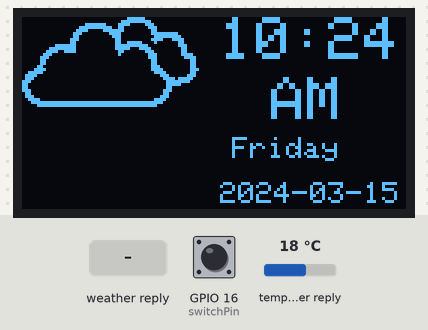
A sketch run on a simulated ESP8266 (NodeMCU). On the bench: 128×64 one-colour display. The test bench sets the inputs (shaded band); at power-on: GPIO 16 (switchPin) LOW, temperature in the weather reply 18 °C. WiFi joins after 1.5 s; servers stay silent unless stated; network time is answered at once with the bench clock; the local clock reads 2024-03-15 10:24:30 at power-on unless the sketch sets it; web services answer with replies made up by the test bench; what the sketch prints to the serial monitor is not drawn.

Above: at 2.7 s.
2.8 s: weather in the web reply set to Clear
At 4.0 s:
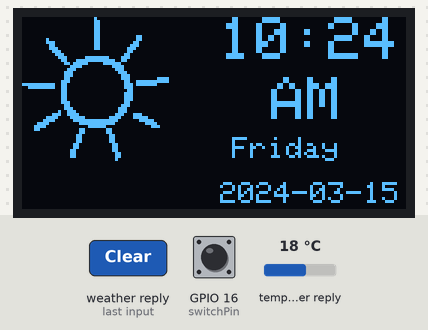
4.5 s: weather in the web reply set to Rain
At 6.6 s:
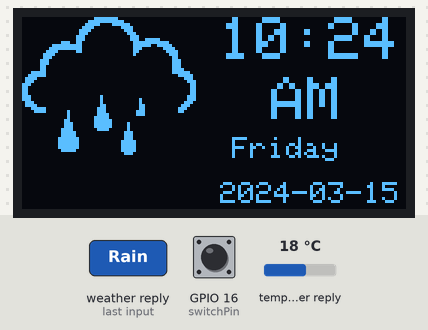
6.9 s: weather in the web reply set to Snow
At 8.3 s:
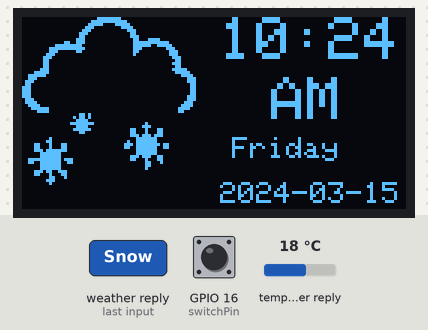
9.4 s: GPIO 16 (switchPin) pulled HIGH for 1 s
At 11.4 s:
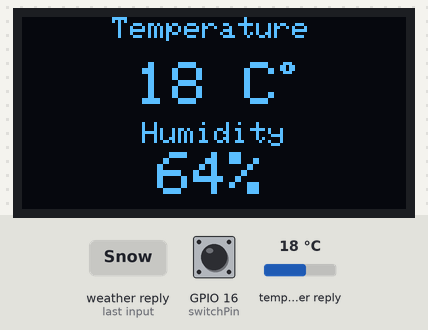
11.9 s: temperature in the weather reply set to -14 °C
At 14.0 s:
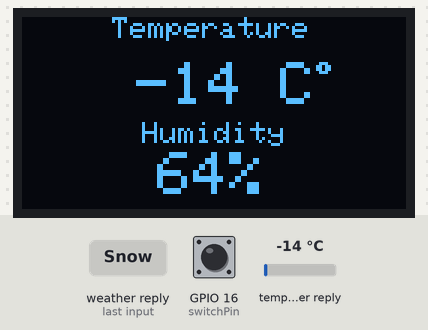
14.3 s: GPIO 16 (switchPin) pulled HIGH for 3.2 s
At 17.1 s:
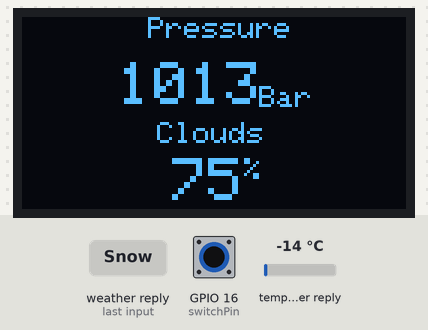
Timing chart, 0 to 18.6 s (numbered marks = the images above; inputs shaded):
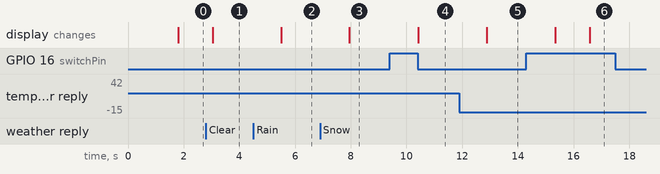

Measured:
- after the input at 2.8 s, the display: changes after 0.24 s (image 1)
- after the input at 4.5 s, the display: changes after 1.0 s (image 2)
- after the input at 6.9 s, the display: changes after 1.1 s (image 3)
- after the input at 9.4 s, the display: changes after 1.0 s (image 4)
- after the input at 11.9 s, the display: changes after 0.98 s (image 5)
- after the input at 14.3 s, the display: first changes after 1.0 s (image 6 shows a later state)

The sketch:

opw5.ino
```cpp
#include "icons.h"
#include <ESP8266WiFi.h>
#include <NTPClient.h>
#include <ESP8266HTTPClient.h>
#include <ArduinoJson.h>
#include <Wire.h>
#include <WiFiUdp.h>
#include <Adafruit_GFX.h>
#include <Adafruit_SSD1306.h>
#define SCREEN_WIDTH 128
#define SCREEN_HEIGHT 64
Adafruit_SSD1306 display(SCREEN_WIDTH, SCREEN_HEIGHT, &Wire, -1);
const long utcOffsetInSeconds = 7200;
int hours;
char amPm;
char daysOfTheWeek[7][12] = {"Sunday", "Monday", "Tuesday", "Wednesday", "Thursday", "Friday", "Saturday"};
WiFiUDP ntpUDP;
NTPClient timeClient(ntpUDP, "pool.ntp.org", utcOffsetInSeconds);
//////////////////////////
static const uint8_t Dd0   = 16;
static const uint8_t Dd1   = 5;
static const uint8_t Dd2   = 4;
static const uint8_t Dd3   = 0;
static const uint8_t Dd4   = 2;
static const uint8_t Dd5   = 14;
static const uint8_t Dd6   = 12;
static const uint8_t Dd7   = 13;
static const uint8_t Dd8   = 15;
static const uint8_t Dd9   = 3;
static const uint8_t Dd10  = 1;

/////////////////////////
const int switchPin = Dd0;
static int hits = 0;
int switchState = 0;
int prevSwitchState = 0;
String dayStamp;
String formattedDate;
const char *ssid     = "Home";
const char *password = "Hta87#Mi00";
void setup(void) {
  Serial.begin(115200);
  display.begin(SSD1306_SWITCHCAPVCC, 0x3C);
 pinMode(switchPin,INPUT);
 WiFi.begin(ssid, password);   // access Wi-FI point
  display.clearDisplay();
 while ( WiFi.status() != WL_CONNECTED ) {
   display.setTextSize(2);
   display.setTextColor(WHITE);
   display.setCursor(4,25);
   display.println("CONNECTING");
   Serial.print("conetcin");
   display.display();
    }
    display.clearDisplay();
    timeClient.begin();
    }


void loop() {

  // put your main code here, to run repeatedly:
if (WiFi.status() == WL_CONNECTED){
    timeClient.update();
    HTTPClient http;
    http.begin("http://api.openweathermap.org/data/2.5/weather?q=Homs,SY&APPID=1041444a18cfb8448343254a45721b1d");
    int httpCode = http.GET();
if (httpCode > 0) {
      String payload = http.getString();
      DynamicJsonBuffer jsonBuffer(512);
      JsonObject& root = jsonBuffer.parseObject(payload);
if (!root.success()) {
        Serial.println(F("Parsing failed!"));
        return;
      }
////////////////////////////////////
 int cloud = root["clouds"]["all"];
 double sunset = root["sys"]["sunset"];
 int temp1 = root["main"]["temp"];
 int humidity = root["main"]["humidity"];
 int pressure = root["main"]["pressure"];
 float wind_speed = root["wind"]["speed"];
 int wind_degree = root["wind"]["deg"];
 String weather = root["weather"][0]["main"];
 const char* description = root["weather"][0]["description"];
 int temp = temp1 - 273;
 Serial.println(weather);
 Serial.println(description);
/////////////////////////////////////
 switchState = digitalRead(switchPin);
  if (switchState != prevSwitchState) {
    if (switchState == HIGH) {
          hits = hits + 1;
          delay(10);
    }
  }
 formattedDate = timeClient.getFormattedDate();
 int splitT = formattedDate.indexOf("T");
 dayStamp = formattedDate.substring(0, splitT);


 hours=timeClient.getHours();
 if(hits==0){

 display.setCursor(70,40);
display.setTextSize(1);
 display.print(daysOfTheWeek[timeClient.getDay()]);
 display.setCursor(66,0);
 display.setTextSize(2);
 if(hours>12){
   hours=hours-12;
   display.print(hours);
   amPm='P'; }
else{
  display.print(hours);
  amPm='A';  }
display.print(":");
display.print(timeClient.getMinutes());
display.setCursor(83,20);
if(amPm=='P'){
  display.print("PM");
  }
 else if(amPm=='A'){
  display.print("AM");
  }
display.setCursor(66,55);
display.setTextSize(1);

display.print(dayStamp);

////////
if(weather=="Thunderstorm")
   display.drawBitmap(0, 0,wind, 40, 52, 1);
 else if(weather=="Rain"&&amPm=='A')
   display.drawBitmap(0, 0,rainy, 59, 46, 1);
 else if(weather=="Rain"&&amPm=='P')
   display.drawBitmap(0, 0,rainynight, 58, 45, 1);
 else if(weather=="Snow")
   display.drawBitmap(0, 0,snowy, 59, 56, 1);
 else if(weather=="Fog")
   display.drawBitmap(0, 0,foggy, 61, 41, 1);
 else if(weather=="Clear"&&amPm=='A')
   display.drawBitmap(0, 0,sunny, 49, 48, 1);
 else if(weather=="Clear"&&amPm=='P')
   display.drawBitmap(0, 0,clearnight, 61, 48, 1);
 else if(weather=="Clouds"&&amPm=='A'&&description!="few clouds")
   display.drawBitmap(0, 0,cloudy, 59, 30, 1);
 else if(weather=="Clouds"&&amPm=='P')
   display.drawBitmap(0, 0,cloudynight, 56, 38, 1);
 else if(weather=="Clouds"&&amPm=='A'&&description=="few clouds")
   display.drawBitmap(0, 0,partlycloudy, 58, 38, 1);
///////
display.display();
}
  else if(hits==1)
  {
      display.clearDisplay();
      display.setTextSize(1);
      display.setTextColor(WHITE);
      display.setCursor(30,0);
      display.print("Temperature");
      display.setTextSize(2);
      display.setCursor(38,15);
      display.print(temp);
      display.print(" C");
      display.setTextSize(1);
      display.print((char)247);
      display.setCursor(40,35);
      display.print("Humidity");
      display.setTextSize(2);
      display.setCursor(45,45);
      display.print(humidity);
      display.print("%");
      display.display();
  }else
  if(hits==2)
  {
      display.clearDisplay();
      display.setTextSize(1);
      display.setCursor(35,0);
      display.print("Wind Speed");
      display.setTextSize(2);
      display.setCursor(38,15);
      display.print(wind_speed);
      display.setTextSize(1);
      display.setCursor(75,19);
      display.print("  m/s");

      display.setCursor(32,35);
      display.print("Wind Degree");
      display.setTextSize(2);
      display.setCursor(45,45);
      display.print(wind_degree);
      display.setTextSize(1);
      display.print((char)247);
      display.display();
  }
  else
  if(hits==3)
  {
      display.clearDisplay();
      display.setTextSize(1);
      display.setCursor(42,0);
      display.print("Pressure");
      display.setTextSize(2);
      display.setCursor(32,15);
      display.print(pressure);
      display.setTextSize(1);
      display.setCursor(79,23);
      display.print("Bar");

      display.setCursor(45,35);
      display.print("Clouds");
      display.setTextSize(2);
      display.setCursor(50,47);
      display.print(cloud);
      display.setTextSize(1);
      display.print("%");
      display.display();
  }
   else if ( hits>=4) {
     hits = -1;}

delay(1000);
display.clearDisplay();
     }
    http.end();
  }
}
/*
void weathericon(){
  if(weather=="Thunderstorm")
   display.drawBitmap(0, 0,wind, 40, 52, 1);
 else if(weather=="Rain"&&amPm=='A')
   display.drawBitmap(0, 0,rainy, 59, 46, 1);
 else if(weather=="Rain"&&amPm=='P')
   display.drawBitmap(0, 0,rainynight, 58, 45, 1);
 else if(weather=="Rain"&&amPm=='A')
   display.drawBitmap(0, 0,rainy, 59, 46, 1);
 else if(weather=="Snow")
   display.drawBitmap(0, 0,snowy, 59, 56, 1);
  }*/
```

Source omitted: icons.h (data table, 22548 bytes)
